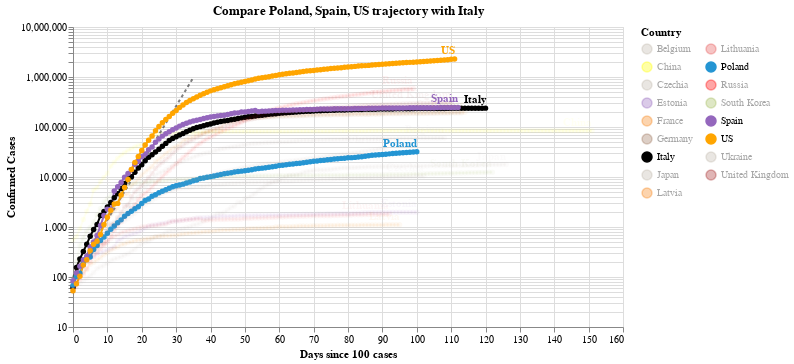

Write notebook code for a chart like this one.
### Code cell
#hide_input
chart2 = make_since_chart(dff2, ['Poland', 'Spain', 'US'], baseline_countries)
chart2

### Figure 1 — Vega-Lite specification as saved in the notebook (floating-point values rounded to 4 significant figures; data arrays with more than 128 entries replaced by an {"elided": "..."} marker saying what was removed)
{"config": {"view": {"continuousWidth": 400, "continuousHeight": 300}}, "layer": [{"data": {"name": "data-628230001892d6798b50651be41d1b3e"}, "mark": {"type": "line", "color": "black", "opacity": 0.5, "strokeDash": [3, 3]}, "encoding": {"x": {"type": "quantitative", "field": "Days since 100 cases"}, "y": {"type": "quantitative", "field": "Confirmed Cases"}}}, {"data": {"name": "data-8b2ed1a1383cfb471fdc73a7cf1f94d3"}, "mark": {"type": "line", "point": true}, "encoding": {"color": {"type": "nominal", "field": "Country", "legend": {"columns": 2}, "scale": {"domain": ["Belgium", "China", "Czechia", "Estonia", "France", "Germany", "Italy", "Japan", "Latvia", "Lithuania", "Poland", "Russia", "South Korea", "Spain", "US", "Ukraine", "United Kingdom"], "range": ["#C1B7AD", "yellow", "#C1B7AD", "#9467bd", "#F58518", "#9D755D", "black", "#C1B7AD", "#F58518", "#E45756", "#2495D3", "red", "#A1BA59", "#9467bd", "orange", "#C1B7AD", "brown"]}}, "opacity": {"condition": {"value": 1, "selection": "selector004"}, "value": 0.05}, "tooltip": [{"type": "nominal", "field": "Country"}, {"type": "temporal", "field": "Date"}, {"type": "quantitative", "field": "Confirmed Cases"}, {"type": "quantitative", "field": "Days since 100 cases"}], "x": {"type": "quantitative", "field": "Days since 100 cases"}, "y": {"type": "quantitative", "field": "Confirmed Cases", "scale": {"type": "log"}}}, "selection": {"selector004": {"type": "multi", "fields": ["Country"], "bind": "legend", "init": [{"Country": "Poland"}, {"Country": "Spain"}, {"Country": "US"}, {"Country": "Italy"}]}}, "width": 550}, {"data": {"name": "data-8b2ed1a1383cfb471fdc73a7cf1f94d3"}, "mark": {"type": "text", "align": "right", "dy": -8, "fontWeight": "bold"}, "encoding": {"color": {"type": "nominal", "field": "Country", "legend": {"columns": 2}, "scale": {"domain": ["Belgium", "China", "Czechia", "Estonia", "France", "Germany", "Italy", "Japan", "Latvia", "Lithuania", "Poland", "Russia", "South Korea", "Spain", "US", "Ukraine", "United Kingdom"], "range": ["#C1B7AD", "yellow", "#C1B7AD", "#9467bd", "#F58518", "#9D755D", "black", "#C1B7AD", "#F58518", "#E45756", "#2495D3", "red", "#A1BA59", "#9467bd", "orange", "#C1B7AD", "brown"]}}, "opacity": {"condition": {"value": 1, "selection": "selector004"}, "value": 0.05}, "text": {"type": "nominal", "field": "Country"}, "tooltip": [{"type": "nominal", "field": "Country"}, {"type": "temporal", "field": "Date"}, {"type": "quantitative", "field": "Confirmed Cases"}, {"type": "quantitative", "field": "Days since 100 cases"}], "x": {"type": "quantitative", "field": "Days since 100 cases"}, "y": {"type": "quantitative", "field": "Confirmed Cases", "scale": {"type": "log"}}}, "transform": [{"filter": "(datum['Date'] >= 1592697600000)"}], "width": 550}], "title": "Compare Poland, Spain, US trajectory with Italy", "$schema": "https://vega.github.io/schema/vega-lite/v4.0.2.json", "datasets": {"data-628230001892d6798b50651be41d1b3e": [{"Days since 100 cases": 0, "Confirmed Cases": 100.0}, {"Days since 100 cases": 1, "Confirmed Cases": 130.0}, {"Days since 100 cases": 2, "Confirmed Cases": 169.0}, {"Days since 100 cases": 3, "Confirmed Cases": 219.7}, {"Days since 100 cases": 4, "Confirmed Cases": 285.6}, {"Days since 100 cases": 5, "Confirmed Cases": 371.3}, {"Days since 100 cases": 6, "Confirmed Cases": 482.7}, {"Days since 100 cases": 7, "Confirmed Cases": 627.5}, {"Days since 100 cases": 8, "Confirmed Cases": 815.7}, {"Days since 100 cases": 9, "Confirmed Cases": 1060.0}, {"Days since 100 cases": 10, "Confirmed Cases": 1379.0}, {"Days since 100 cases": 11, "Confirmed Cases": 1792.0}, {"Days since 100 cases": 12, "Confirmed Cases": 2330.0}, {"Days since 100 cases": 13, "Confirmed Cases": 3029.0}, {"Days since 100 cases": 14, "Confirmed Cases": 3937.0}, {"Days since 100 cases": 15, "Confirmed Cases": 5119.0}, {"Days since 100 cases": 16, "Confirmed Cases": 6654.0}, {"Days since 100 cases": 17, "Confirmed Cases": 8650.0}, {"Days since 100 cases": 18, "Confirmed Cases": 11250.0}, {"Days since 100 cases": 19, "Confirmed Cases": 14620.0}, {"Days since 100 cases": 20, "Confirmed Cases": 19000.0}, {"Days since 100 cases": 21, "Confirmed Cases": 24710.0}, {"Days since 100 cases": 22, "Confirmed Cases": 32120.0}, {"Days since 100 cases": 23, "Confirmed Cases": 41750.0}, {"Days since 100 cases": 24, "Confirmed Cases": 54280.0}, {"Days since 100 cases": 25, "Confirmed Cases": 70560.0}, {"Days since 100 cases": 26, "Confirmed Cases": 91730.0}, {"Days since 100 cases": 27, "Confirmed Cases": 119300.0}, {"Days since 100 cases": 28, "Confirmed Cases": 155000.0}, {"Days since 100 cases": 29, "Confirmed Cases": 201500.0}, {"Days since 100 cases": 30, "Confirmed Cases": 262000.0}, {"Days since 100 cases": 31, "Confirmed Cases": 340600.0}, {"Days since 100 cases": 32, "Confirmed Cases": 442800.0}, {"Days since 100 cases": 33, "Confirmed Cases": 575600.0}, {"Days since 100 cases": 34, "Confirmed Cases": 748300.0}, {"Days since 100 cases": 35, "Confirmed Cases": 972800.0}], "data-8b2ed1a1383cfb471fdc73a7cf1f94d3": {"elided": "1883 records"}}}
